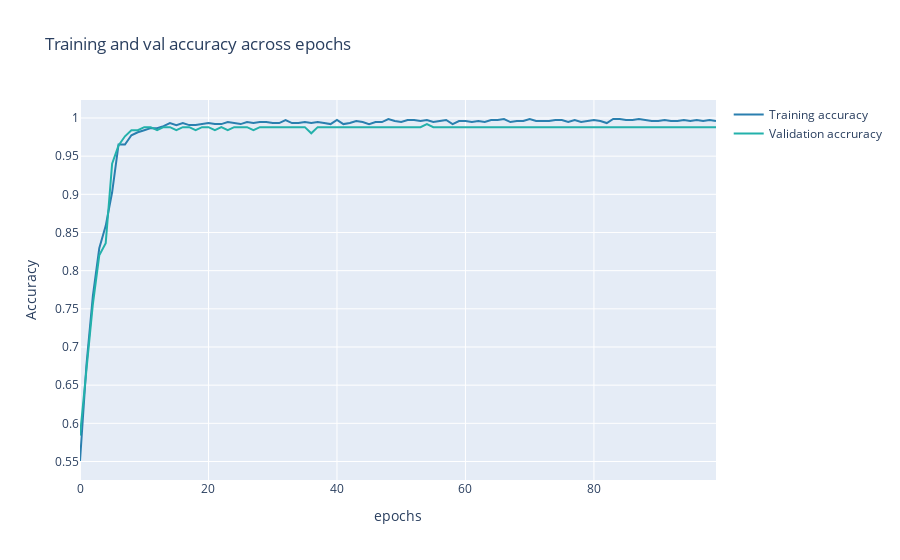

The code cell stored with this chart in its notebook:
### Code cell
from plotly import graph_objects as go
fig = go.Figure(data=[
                      go.Scatter(
                          y=history.history["binary_accuracy"],
                          name="Training accuracy",
                          mode="lines",
                          marker=dict(
                              color=color_chart[4]
                          )),
                      go.Scatter(
                          y=history.history["val_binary_accuracy"],
                          name="Validation accruracy",
                          mode="lines",
                          marker=dict(
                              color=color_chart[5]
                          ))
])
fig.update_layout(
    title='Training and val accuracy across epochs',
    xaxis_title='epochs',
    yaxis_title='Accuracy'    
)
fig.show()

### Figure 1 — Plotly figure (JSON) as saved in the notebook; plotly's stock layout.template omitted (floating-point values rounded to 4 significant figures)
{"data": [{"marker": {"color": "#2A7FAF"}, "mode": "lines", "name": "Training accuracy", "type": "scatter", "y": [0.5507, 0.676, 0.7667, 0.8293, 0.8587, 0.9027, 0.9653, 0.9653, 0.9773, 0.9813, 0.984, 0.9867, 0.9867, 0.9893, 0.9933, 0.9907, 0.9933, 0.9907, 0.9907, 0.992, 0.9933, 0.992, 0.992, 0.9947, 0.9933, 0.992, 0.9947, 0.9933, 0.9947, 0.9947, 0.9933, 0.9933, 0.9973, 0.9933, 0.9933, 0.9947, 0.9933, 0.9947, 0.9933, 0.992, 0.9973, 0.992, 0.9933, 0.996, 0.9947, 0.992, 0.9947, 0.9947, 0.9987, 0.996, 0.9947, 0.9973, 0.9973, 0.996, 0.9973, 0.9947, 0.996, 0.9973, 0.992, 0.996, 0.996, 0.9947, 0.996, 0.9947, 0.9973, 0.9973, 0.9987, 0.9947, 0.996, 0.996, 0.9987, 0.996, 0.996, 0.996, 0.9973, 0.9973, 0.9947, 0.9973, 0.9947, 0.996, 0.9973, 0.996, 0.9933, 0.9987, 0.9987, 0.9973, 0.9973, 0.9987, 0.9973, 0.996, 0.996, 0.9973, 0.996, 0.996, 0.9973, 0.996, 0.9973, 0.996, 0.9973, 0.996]}, {"marker": {"color": "#23B1AB"}, "mode": "lines", "name": "Validation accruracy", "type": "scatter", "y": [0.584, 0.672, 0.756, 0.82, 0.836, 0.94, 0.964, 0.976, 0.984, 0.984, 0.988, 0.988, 0.984, 0.988, 0.988, 0.984, 0.988, 0.988, 0.984, 0.988, 0.988, 0.984, 0.988, 0.984, 0.988, 0.988, 0.988, 0.984, 0.988, 0.988, 0.988, 0.988, 0.988, 0.988, 0.988, 0.988, 0.98, 0.988, 0.988, 0.988, 0.988, 0.988, 0.988, 0.988, 0.988, 0.988, 0.988, 0.988, 0.988, 0.988, 0.988, 0.988, 0.988, 0.988, 0.992, 0.988, 0.988, 0.988, 0.988, 0.988, 0.988, 0.988, 0.988, 0.988, 0.988, 0.988, 0.988, 0.988, 0.988, 0.988, 0.988, 0.988, 0.988, 0.988, 0.988, 0.988, 0.988, 0.988, 0.988, 0.988, 0.988, 0.988, 0.988, 0.988, 0.988, 0.988, 0.988, 0.988, 0.988, 0.988, 0.988, 0.988, 0.988, 0.988, 0.988, 0.988, 0.988, 0.988, 0.988, 0.988]}], "layout": {"title": {"text": "Training and val accuracy across epochs"}, "xaxis": {"title": {"text": "epochs"}}, "yaxis": {"title": {"text": "Accuracy"}}}}
